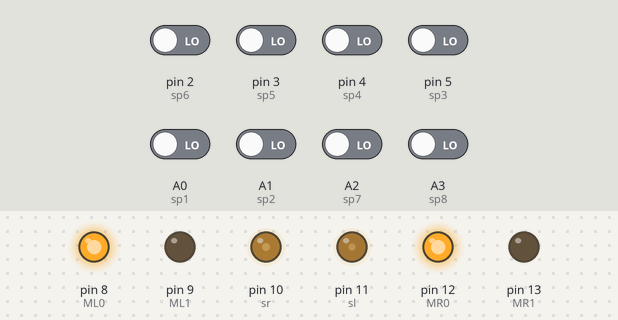
Simulated run of this sketch. Board: Arduino Uno, built with avr-gcc and run on an emulated ATmega328P. On the bench: output pins drawn as LEDs (lit = HIGH). The inputs (shaded band) are chosen by the test bench; at power-on: A0 (sp1), A1 (sp2), A2 (sp7), A3 (sp8), pin 2 (sp6), pin 3 (sp5), pin 4 (sp4), pin 5 (sp3) LOW. What the sketch prints to the serial monitor is not drawn.

Above: at 0.1 s.
Timing chart, 0 to 1.6 s (numbered marks = the images above):
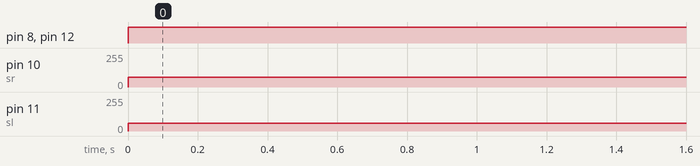

The sketch:

lfr.ino
```cpp
const int ML0=8,ML1=9,MR0=12,MR1=13,sl=11,sr=10;
const int sp1=A0,sp2=A1,sp3=5,sp4=4,sp5=3,sp6=2,sp7=A2,sp8=A3;
int s1,s2,s3,s4,s5,s6,s7,s8;
void setup() {
   pinMode(ML0,OUTPUT);
  pinMode(ML1,OUTPUT);
  pinMode(MR0,OUTPUT);
  pinMode(MR1,OUTPUT);
  pinMode(sl,OUTPUT);
  pinMode(sr,OUTPUT);
   pinMode(sp1,INPUT);
  pinMode(sp2,INPUT);
  pinMode(sp3,INPUT);
  pinMode(sp4,INPUT);
  pinMode(sp5,INPUT);
  pinMode(sp6,INPUT);
  pinMode(sp7,INPUT);
  pinMode(sp8,INPUT);
  Serial.begin(9600);
  // put your setup code here, to run once:

}

void loop() {
  // put your main code here, to run repeatedly:
   analogWrite(sl,50+10);//sets the motors speed   100
  analogWrite(sr,60+12);//sets the motors speed   120
  s1=digitalRead(sp1);
  s2=digitalRead(sp2);
  s3=digitalRead(sp3);
  s4=digitalRead(sp4);
  s5=digitalRead(sp5);
  s6=digitalRead(sp6);
  s7=digitalRead(sp7);
  s8=digitalRead(sp8);
  Serial.println(s1);
  Serial.println(s2);
  Serial.println(s3);
  Serial.println(s4);
  Serial.println(s5);
  Serial.println(s6);
  Serial.println(s7);
  Serial.println(s8);
  if(s1==1&&s2==1&&s3==1&&s4==0&&s5==0&&s6==1&&s7==1&&s8==1)
      forward();
  else if(s1==1&&s2==1&&s3==0&&s4==0&&s5==0&&s6==1&&s7==1&&s8==1||s1==1&&s2==1&&s3==1&&s4==0&&s5==1&&s6==1&&s7==1&&s8==1)
      left();
  else if(s1==1&&s2==0&&s3==0&&s4==0&&s5==0&&s6==1&&s7==1&&s8==1)
      Hleft();
   else if(s1==0&&s2==0&&s3==0&&s4==0&&s5==0&&s6==1&&s7==1&&s8==1)
      Hleft();
   else if(s1==1&&s2==1&&s3==0&&s4==0&&s5==1&&s6==1&&s7==1&&s8==1||s1==1&&s2==1&&s3==0&&s4==1&&s5==1&&s6==1&&s7==1&&s8==1)
       left();
   else if(s1==1&&s2==0&&s3==0&&s4==0&&s5==1&&s6==1&&s7==1&&s8==1||s1==1&&s2==0&&s3==1&&s4==1&&s5==1&&s6==1&&s7==1&&s8==1||s1==0&&s2==0&&s3==1&&s4==1&&s5==1&&s6==1&&s7==1&&s8==1||s1==0&&s2==1&&s3==1&&s4==1&&s5==1&&s6==1&&s7==1&&s8==1)
        Hleft();
   else if(s1==0&&s2==0&&s3==0&&s4==0&&s5==1&&s6==1&&s7==1&&s8==1)
       Hleft();
   else if(s1==1&&s2==1&&s3==1&&s4==0&&s5==0&&s6==0&&s7==1&&s8==1||s1==1&&s2==1&&s3==1&&s4==1&&s5==0&&s6==1&&s7==1&&s8==1||s1==1&&s2==1&&s3==1&&s4==1&&s5==1&&s6==0&&s7==1&&s8==1)
        right();
      else if(s1==1&&s2==1&&s3==1&&s4==0&&s5==0&&s6==0&&s7==0&&s8==1||s1==1&&s2==1&&s3==1&&s4==1&&s5==1&&s6==1&&s7==0&&s8==0||s1==1&&s2==1&&s3==1&&s4==1&&s5==1&&s6==1&&s7==1&&s8==0)
         Hright();
      else if(s1==1&&s2==1&&s3==1&&s4==0&&s5==0&&s6==0&&s7==0&&s8==0)
         Hright();
      else if(s1==1&&s2==1&&s3==1&&s4==1&&s5==0&&s6==0&&s7==1&&s8==1||s1==1&&s2==1&&s3==1&&s4==1&&s5==1&&s6==1&&s7==0&&s8==1)
           right();
           else if(s1==1&&s2==1&&s3==1&&s4==1&&s5==0&&s6==0&&s7==0&&s8==1)
         Hright();
         else if(s1==1&&s2==1&&s3==1&&s4==1&&s5==0&&s6==0&&s7==0&&s8==0)
         Hright();
         else if(s1==0&&s2==0&&s3==0&&s4==0&&s5==0&&s6==0&&s7==0&&s8==0)
           forward();
           else if(s1==1&&s2==1&&s3==1&&s4==1&&s5==1&&s6==1&&s7==1&&s8==1)
           {
             //pause();
             //forward();

           }
}
void forward()
{
  digitalWrite(MR0,HIGH);
  digitalWrite(MR1,LOW);
  digitalWrite(ML0,HIGH);
  digitalWrite(ML1,LOW);
}
void left()
{
  digitalWrite(MR0,HIGH);
  digitalWrite(MR1,LOW);
  digitalWrite(ML0,LOW);
  digitalWrite(ML1,LOW);
}
void right()
{
  digitalWrite(MR0,LOW);
  digitalWrite(MR1,LOW);
  digitalWrite(ML0,HIGH);
  digitalWrite(ML1,LOW);
}
void Hleft()
{
  digitalWrite(MR0,HIGH);
  digitalWrite(MR1,LOW);
  digitalWrite(ML0,LOW);
  digitalWrite(ML1,HIGH);
}
void Hright()
{
  digitalWrite(MR0,LOW);
  digitalWrite(MR1,HIGH);
  digitalWrite(ML0,HIGH);
  digitalWrite(ML1,LOW);
}
void pause()
{
  digitalWrite(MR0,LOW);
  digitalWrite(MR1,LOW);
  digitalWrite(ML0,LOW);
  digitalWrite(ML1,LOW);
}
void back()
{
  digitalWrite(MR0,LOW);
  digitalWrite(MR1,HIGH);
  digitalWrite(ML0,LOW);
  digitalWrite(ML1,HIGH);
}
```

Measured:
- by itself, pin 8 (ML0), pin 12 (MR0): LOW → HIGH at 0.00 s
- by itself, pin 10 (sr): 0/255 → 72/255 at 0.00 s
- by itself, pin 11 (sl): 0/255 → 60/255 at 0.00 s
